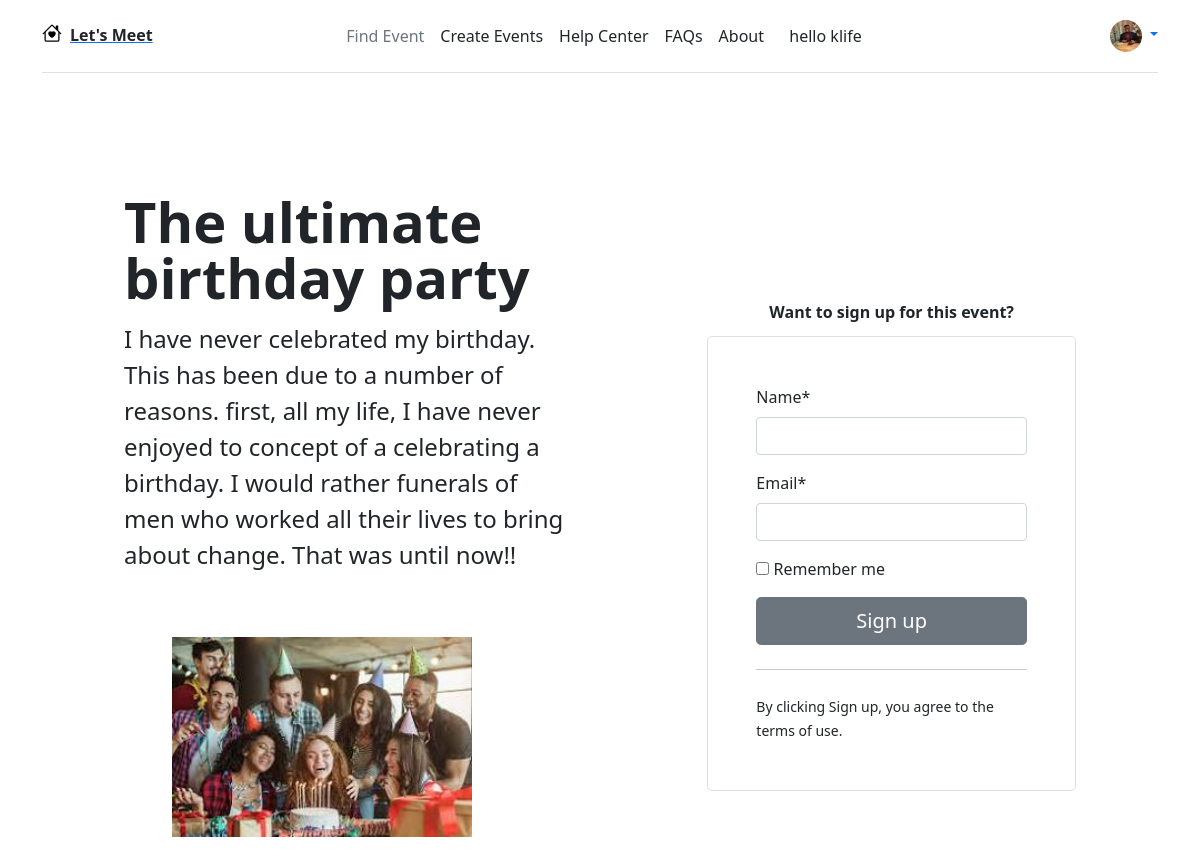
Screenshot of /events/the-ultimate-birthday-party (signed in) with the database file from the repository.
### meetups/models.py (models this page shows, shortened)
class Paticipants(models.Model):
    user = models.OneToOneField(User, null=True, on_delete=models.CASCADE)
    name = models.CharField(max_length=100)
    email = models.EmailField(unique=True, )
    profile_pic = models.ImageField(null=True, blank=True)

class Event(models.Model):
    title = models.CharField(max_length=200, )
    description = models.TextField()
    organizer_email = models.EmailField(unique=True, )
    date = models.DateField()
    slug = models.SlugField(unique=True, null=False)
    location = models.ForeignKey(Locations, on_delete=models.CASCADE)
    participants = models.ManyToManyField(Paticipants, )
    image = models.ImageField(upload_to='images', )
    class Meta:
        db_table = 'events names'

### meetups/views.py (the view, shortened to what this page needs)
# urls.py: path('<slug:event_slug>', views.event_details, name='event-details'),
@login_required(login_url='events-sign-in')
def event_details(request, event_slug):
    selected_event = Event.objects.get(slug=event_slug)
    if request.method == 'GET':
        form = RegistrationForm()
    return render(request, 'meetups/event_details.html', {
        'event': selected_event,
        'form': form
    })

### meetups/forms.py
class RegistrationForm(forms.ModelForm):
    class Meta:
        model = Paticipants
        fields = '__all__'

### meetups/templates/meetups/event_details.html (shortened to what this page needs)
{% extends 'meetups/base/base.html' %}
{% load static %}
{% load crispy_forms_tags %}
{% load crispy_forms_filters %}
{% block navbar %}
{% include 'meetups/includes/navbar.html' %}
{% endblock %}
{% block events-block %}
<div class="container col-xl-10 col-xxl-8 px-4 py-5">
  <div class="row align-items-center g-lg-5 py-5">
    <div class="col-lg-7 text-center text-lg-start">
      <h1 class="display-4 fw-bold lh-1 text-body-emphasis mb-3">{{ event.title }}</h1>
      <p class="col-lg-10 fs-4">{{ event.description }}</p>
      <div class="">
        <img src="{{ event.image.url }}" class="align-items-center m-5" alt="{{ event.title }}" width="300" height="200"
          loading="lazy">
      </div>
    </div>
    <div class="col-md-10 mx-auto col-lg-5">
      <p class="display-0 m-3 fw-bold lh-1 text-body-emphasis text-center "> Want to sign up for this event?</p>
      <form class="p-4 p-md-5 border rounded-3 bg-body-tertiary" action="{% url 'event-details' event.slug %}"
        method="POST" novalidate>
        <div class="form-floating mb-3">
          {{ form.name|as_crispy_field }}
        </div>
        <div class="form-floating mb-3">
          {{ form.email|as_crispy_field }}
        </div>
        <div class="checkbox mb-3">
          <label>
            <input type="checkbox" value="remember-me"> Remember me
          </label>
        </div>
        <button class="w-100 btn btn-lg btn-secondary" type="submit">Sign up</button>
        <hr class="my-4">
        <small class="text-body-secondary">By clicking Sign up, you agree to the terms of use.</small>
      </form>
    </div>
  </div>
</div>
{% endblock %}

### meetups/templates/meetups/includes/navbar.html (shortened to what this page needs)
<section>
  <div class="container">
    <header
      class="d-flex flex-wrap align-items-center justify-content-center justify-content-md-between py-3 mb-4 border-bottom">
      <div class="col-md-3 mb-2 mb-md-0 link-secondary">
        <a href="/" class="d-inline-flex link-body-emphasis text-decoration-dark">
           <span class="px-2 text-dark fw-bold"> Let's Meet </span>
        </a>
      </div>
      <ul class="nav col-12 col-md-auto mb-2 justify-content-center mb-md-0 text-dark">
        <li><a href="#" class="nav-link px-2 link-secondary">Find Event</a></li>
        <li><a href="#" class="nav-link px-2 text-dark">Create Events</a></li>
        <li><a href="#" class="nav-link px-2 text-dark">Help Center</a></li>
        <li><a href="#" class="nav-link px-2 text-dark">FAQs</a></li>
        <li><a href="#" class="nav-link px-2 text-dark">About</a></li>
      </ul>
      {% if not request.user.is_active %}
      <div class="col-md-3 text-end">
        <button type="button" class="btn btn-outline-secondary me-2"><a href="{% url 'events-sign-in' %}"
            class="text-decoration-none text-dark">Login</a></button>
        <button type="button" class="btn btn-outline-secondary"><a href="{% url 'sign-up' %}"
            class="text-decoration-none text-dark">Signup</a></button>
      </div>
      {% else %}
      <span class="text-end">hello {{ request.user.paticipants.name }}</span>
      <div class="col-md-3 text-end">
        <div class="dropdown text-end">
          <a href="#" class="d-block link-body-emphasis text-decoration-none dropdown-toggle" data-bs-toggle="dropdown"
            aria-expanded="false">
            <img src="{{ request.user.paticipants.profile_pic.url }}" alt="mdo" width="32" height="32"
              class="rounded-circle">
          </a>
        </div>
      </div>
      {% endif %}
    </header>
  </div>
</section>

### rows the page displays
Event: title "The ultimate birthday party", description "I have never celebrated my birthday. This has been due to a number of reasons. first, all my life, I have never enjoyed to concept of a celebrating a birthday. I would rather funerals of men who worked all their lives to bring about change. That was until now!!", image (picture)

### other values shown
{{ request.user.paticipants.name }} "klife"
